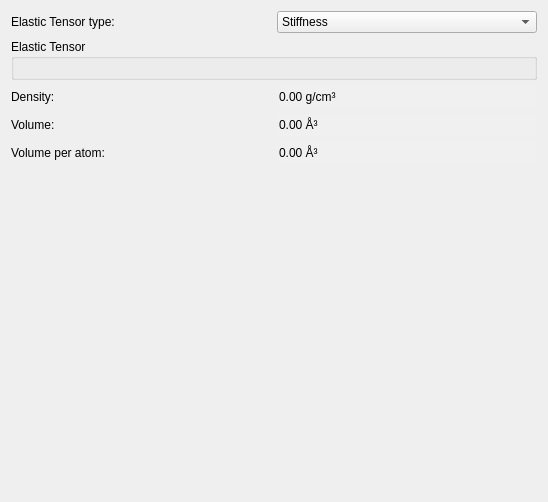
<?xml version="1.0" encoding="UTF-8"?>
<ui version="4.0">
 <class>material_properties_editor</class>
 <widget class="QWidget" name="material_properties_editor">
  <property name="geometry">
   <rect>
    <x>0</x>
    <y>0</y>
    <width>548</width>
    <height>502</height>
   </rect>
  </property>
  <property name="minimumSize">
   <size>
    <width>0</width>
    <height>0</height>
   </size>
  </property>
  <property name="windowTitle">
   <string>Edit Overlay</string>
  </property>
  <property name="styleSheet">
   <string notr="true">QDoubleSpinBox:disabled {background-color: LightGray;}
</string>
  </property>
  <layout class="QGridLayout" name="gridLayout">
   <item row="2" column="1">
    <widget class="ScientificDoubleSpinBox" name="density">
     <property name="enabled">
      <bool>true</bool>
     </property>
     <property name="toolTip">
      <string>&lt;html&gt;&lt;head/&gt;&lt;body&gt;&lt;p&gt;&lt;span style=&quot; font-family:'Roboto,arial,sans-serif'; font-size:14px; color:#4d5156; background-color:#ffffff;&quot;&gt;Computed from lattice parameters and structure info&lt;/span&gt;&lt;/p&gt;&lt;/body&gt;&lt;/html&gt;</string>
     </property>
     <property name="styleSheet">
      <string notr="true">background-color: #F0F0F0</string>
     </property>
     <property name="frame">
      <bool>false</bool>
     </property>
     <property name="readOnly">
      <bool>true</bool>
     </property>
     <property name="buttonSymbols">
      <enum>QAbstractSpinBox::NoButtons</enum>
     </property>
     <property name="keyboardTracking">
      <bool>false</bool>
     </property>
     <property name="suffix">
      <string> g/cm³</string>
     </property>
     <property name="maximum">
      <double>100000.000000000000000</double>
     </property>
    </widget>
   </item>
   <item row="4" column="0">
    <widget class="QLabel" name="volume_per_atom_label">
     <property name="text">
      <string>Volume per atom:</string>
     </property>
    </widget>
   </item>
   <item row="0" column="1">
    <widget class="QComboBox" name="elastic_tensor_type">
     <item>
      <property name="text">
       <string>Stiffness</string>
      </property>
     </item>
     <item>
      <property name="text">
       <string>Compliance</string>
      </property>
     </item>
    </widget>
   </item>
   <item row="2" column="0">
    <widget class="QLabel" name="density_label">
     <property name="toolTip">
      <string>&lt;html&gt;&lt;head/&gt;&lt;body&gt;&lt;p&gt;&lt;span style=&quot; font-family:'Roboto,arial,sans-serif'; font-size:14px; color:#4d5156; background-color:#ffffff;&quot;&gt;Computed from lattice parameters&lt;/span&gt;&lt;/p&gt;&lt;/body&gt;&lt;/html&gt;</string>
     </property>
     <property name="text">
      <string>Density:</string>
     </property>
    </widget>
   </item>
   <item row="5" column="0" colspan="2">
    <spacer name="vertical_spacer">
     <property name="orientation">
      <enum>Qt::Vertical</enum>
     </property>
     <property name="sizeHint" stdset="0">
      <size>
       <width>20</width>
       <height>40</height>
      </size>
     </property>
    </spacer>
   </item>
   <item row="3" column="1">
    <widget class="ScientificDoubleSpinBox" name="volume">
     <property name="enabled">
      <bool>true</bool>
     </property>
     <property name="toolTip">
      <string>&lt;html&gt;&lt;head/&gt;&lt;body&gt;&lt;p&gt;&lt;span style=&quot; font-family:'Roboto,arial,sans-serif'; font-size:14px; color:#4d5156; background-color:#ffffff;&quot;&gt;Computed from lattice parameters and structure info&lt;/span&gt;&lt;/p&gt;&lt;/body&gt;&lt;/html&gt;</string>
     </property>
     <property name="styleSheet">
      <string notr="true">background-color: #F0F0F0</string>
     </property>
     <property name="frame">
      <bool>false</bool>
     </property>
     <property name="readOnly">
      <bool>true</bool>
     </property>
     <property name="buttonSymbols">
      <enum>QAbstractSpinBox::NoButtons</enum>
     </property>
     <property name="keyboardTracking">
      <bool>false</bool>
     </property>
     <property name="suffix">
      <string> Å³</string>
     </property>
     <property name="maximum">
      <double>100000.000000000000000</double>
     </property>
    </widget>
   </item>
   <item row="1" column="0" colspan="2">
    <widget class="QGroupBox" name="elastic_tensor_group">
     <property name="toolTip">
      <string>&lt;html&gt;&lt;head/&gt;&lt;body&gt;&lt;p&gt;The elastic stiffness tensor in Voigt notation.&lt;/p&gt;&lt;/body&gt;&lt;/html&gt;</string>
     </property>
     <property name="title">
      <string>Elastic Tensor</string>
     </property>
     <property name="checkable">
      <bool>false</bool>
     </property>
     <layout class="QGridLayout" name="gridLayout_2">
      <item row="1" column="0">
       <layout class="QVBoxLayout" name="elastic_tensor_editor_layout"/>
      </item>
     </layout>
    </widget>
   </item>
   <item row="3" column="0">
    <widget class="QLabel" name="volume_label">
     <property name="text">
      <string>Volume:</string>
     </property>
    </widget>
   </item>
   <item row="0" column="0">
    <widget class="QLabel" name="elastic_tensor_type_label">
     <property name="text">
      <string>Elastic Tensor type:</string>
     </property>
    </widget>
   </item>
   <item row="4" column="1">
    <widget class="ScientificDoubleSpinBox" name="volume_per_atom">
     <property name="enabled">
      <bool>true</bool>
     </property>
     <property name="toolTip">
      <string>&lt;html&gt;&lt;head/&gt;&lt;body&gt;&lt;p&gt;&lt;span style=&quot; font-family:'Roboto,arial,sans-serif'; font-size:14px; color:#4d5156; background-color:#ffffff;&quot;&gt;Computed from lattice parameters and structure info&lt;/span&gt;&lt;/p&gt;&lt;/body&gt;&lt;/html&gt;</string>
     </property>
     <property name="styleSheet">
      <string notr="true">background-color: #F0F0F0</string>
     </property>
     <property name="frame">
      <bool>false</bool>
     </property>
     <property name="readOnly">
      <bool>true</bool>
     </property>
     <property name="buttonSymbols">
      <enum>QAbstractSpinBox::NoButtons</enum>
     </property>
     <property name="keyboardTracking">
      <bool>false</bool>
     </property>
     <property name="suffix">
      <string> Å³</string>
     </property>
     <property name="maximum">
      <double>100000.000000000000000</double>
     </property>
    </widget>
   </item>
  </layout>
 </widget>
 <customwidgets>
  <customwidget>
   <class>ScientificDoubleSpinBox</class>
   <extends>QDoubleSpinBox</extends>
   <header>scientificspinbox.h</header>
  </customwidget>
 </customwidgets>
 <tabstops>
  <tabstop>elastic_tensor_type</tabstop>
  <tabstop>density</tabstop>
  <tabstop>volume</tabstop>
  <tabstop>volume_per_atom</tabstop>
 </tabstops>
 <resources/>
 <connections/>
</ui>
